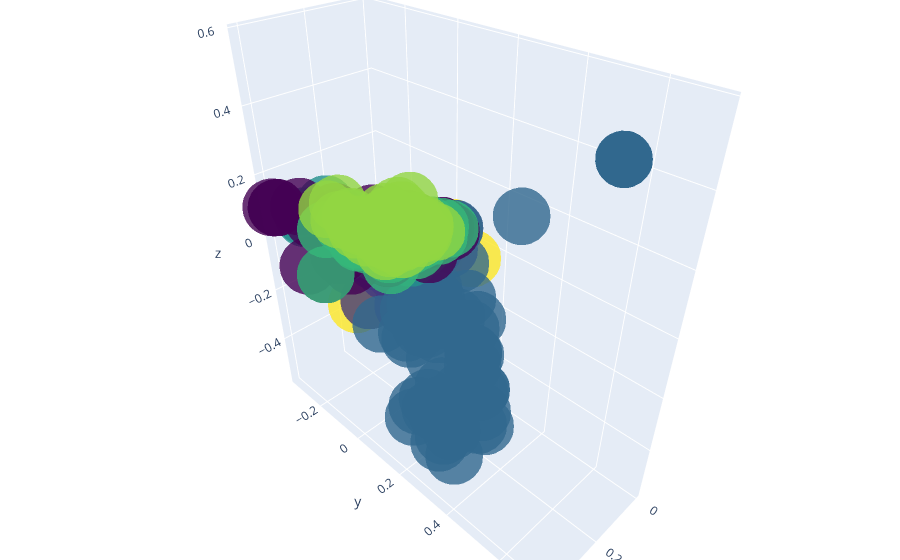

Notebook cell for this chart:
### Code cell
import plotly.graph_objects as go
import numpy as np

fig = go.Figure(data=[go.Scatter3d(
    x=trunc[:, 0],
    y=trunc[:, 1],
    z=trunc[:, 2],
    hovertext = "Query: <b>" + df["search_query"] + "</b>" + df["description"].apply(add_new_lines),
    mode='markers',
    marker=dict(
        size=20,
        color=encoded_labels,
        colorscale='Viridis',
        opacity=0.8
    )
)])

fig.update_layout(margin=dict(l=0, r=0, b=0, t=0))
fig.show()

### Figure 1 — Plotly figure (JSON) as saved in the notebook; plotly's stock layout.template omitted (floating-point values rounded to 4 significant figures; data arrays with more than 128 entries replaced by an {"elided": "..."} marker saying what was removed)
{"data": [{"hovertext": {"elided": "341 str values"}, "marker": {"color": {"elided": "341 int values"}, "colorscale": [[0, "#440154"], [0.1111, "#482878"], [0.2222, "#3e4989"], [0.3333, "#31688e"], [0.4444, "#26828e"], [0.5556, "#1f9e89"], [0.6667, "#35b779"], [0.7778, "#6ece58"], [0.8889, "#b5de2b"], [1, "#fde725"]], "opacity": 0.8, "size": 20}, "mode": "markers", "type": "scatter3d", "x": {"elided": "341 float values"}, "y": {"elided": "341 float values"}, "z": {"elided": "341 float values"}}], "layout": {"margin": {"b": 0, "l": 0, "r": 0, "t": 0}}}
